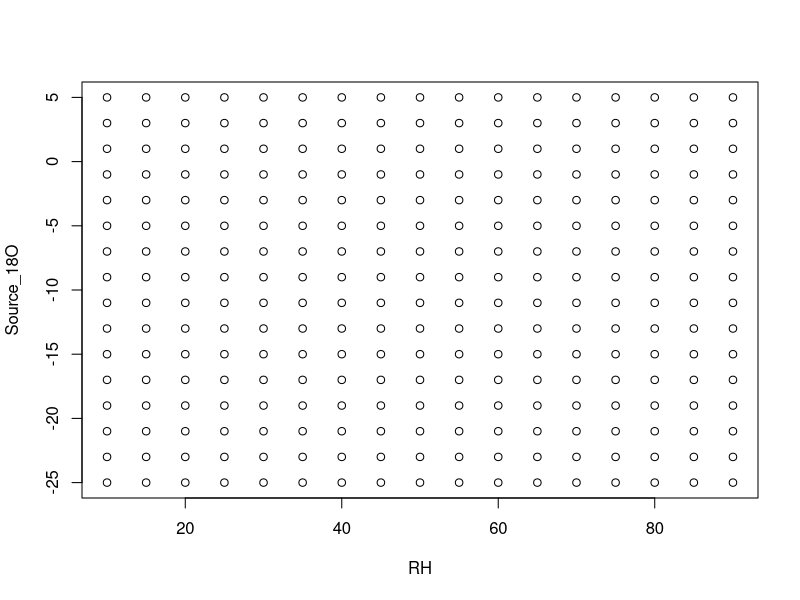

This figure's R source: (Note: this script raises an error after producing the figure.)
## ---- chunk 1

relH <- seq(10, 90, by=5) # this is the vector of 17 different Relative humidities
water <-seq( -25, 5,by = 2) # this is the vector with  16 source water isotopic values.

RH_SOURCE <- merge(relH, water) # here we merge the two variables to facilitate the calculations for each row of this object.

#Subset source  RH and source water 18O combinations:

RH <- RH_SOURCE[,1]
Source_18O <- RH_SOURCE[,2]
## ---- chunk 2
plot(RH, Source_18O)
## ---- chunk 3
# Constants
br <-1 # boundary layer conductance. (mol m-2 s-1), considered reasonable value between 0.02 to 3 in Roden paper boundary layer resistance.
ak <- 1.0285	#  Fractionation factor the liquid–vapor equilibrium fractionation factor and varies with temperature according to the equations of Majoube (1971).
akb <- 1.0189	#  Fractionation factor associated with diffusion in the boundary layer.
Stomatal_conductance <- 0.5 # stomatal conductance to water vapor.
# NOTE: stomatal conductance can be fixed or varies with respect to VPD.
press_bar <- 77 # barometric	pressure  (mmbar)  
Ta <- 25 # In this exercise, we are using a constant temperature, air temp. (°C) with the assumption that Tleaf= Tair
## ---- chunk 4
water_vapor <-Source_18O +(-1*(1.137*(1000000/((Ta+273.15)^2))-0.4156*((1000/(Ta+273.15))-2.0667))) 
## ---- chunk 5
# ei is the saturation vapor pressure (kPa) with air temp, in this case at 25
ei=(101325*exp((((-0.1299*(1-(373.16/(273.15 + Ta)))-0.6445)*
                   (1-(373.16/(273.15 + Ta)))-1.976)*(1-(373.16/(273.15 + Ta)))+13.3185)*(1-(373.16/(273.15 + Ta)))))/1000
## ---- chunk 6
# ea is the ambient vapor pressure (kPa)
ea =(RH/100)*es
## ---- chunk 7
plot(RH,ea, xlab = "RH (%)",ylab = "ea (kPa)" )
## ---- chunk 8
gs <- c(0.01,0.25, 0.5)

# The total conductance includes stomatal conductance to water vapor and boundary layer conductance:
g = 1/(1/gs + 1/br) # or 1/(rs+rb)

# E leaf transpiration (mol m-2 s-1) # Barbour 2004
# This list contains 3 different combinations of gs for many RH and Source water combination.
E <- list()
# This for loop will calculate the leaf transpiration E
for (sto in 1:3){E[[sto]]=((ei-ea)/press_bar)*g[sto] }
## ---- chunk 9
str(E) 
## ---- chunk 10
plot(RH,E[[1]],type="l", xlim = c(10,90), range(E), ylab="E (mol m-2 s-1)", xlab="RH (%)")
lines(RH,E[[2]], lwd=3)
lines(RH,E[[3]], lwd=6)
legend("topright", legend = c("gs=0.01","gs=0.25","gs=0.5" ), lwd = c(1,3,6))
## ---- chunk 11
# Convert  vapor pressures to mole fraction as follows:
wi=ei/press_bar 
wa= ea/press_bar 

# Calculate leaf surface water vapor (ws) mole fraction: 
# this list contains 3 different combinations of gs for many RH and Source waters.
ws <- list()
for(sto in 1:3){ws[[sto]] =((gs[[sto]]*wi)-E[[sto]]*(1-wi/2))/(gs[[sto]] - E[[sto]]/2)}

# Calculate vapor pressure at leaf surface (es)
es<- list()
for(sto in 1:3){es[[sto]]=ws[[sto]]*press_bar}

# Calculate the temperature dependent equilibrium fractionation factor alpha*
alpha_star =exp((1.137*1000/(273.15+temperature)^2)-(0.4156/(273.15+temperature))-0.0020667)

# Convert Source water 18O to R notation
Rsource= rsmow*(1+Source_18O/1000)

# Convert water vapor 18O to R notation
Ratm= rsmow*(1+water_vapor/1000)
## ---- chunk 12

Rleaf<- list()

for(sto in 1:3){
  Rleaf[[sto]] <- alpha_star*((ak*Rsource*((ei-es[[sto]])/ei))+
                              (akb*Rsource*((es[[sto]]-ea)/ei))+
                              (Ratm*(ea/ei)))
                              }
## ---- chunk 13

d18Oleaf <- list()

for(sto in 1:3){
  d18Oleaf[[sto]]=((Rleaf[[sto]]/rsmow)-1)*1000 
}
## ---- chunk 14

# Example: [1:13] is all RHs and  with source water of -25 permill

plot(RH[1:17],  d18Oleaf [[1]][1:17], type="l", ylim = c(-30,10))
lines(RH[1:17], d18Oleaf [[2]][1:17], lwd=3)
lines(RH[1:17], d18Oleaf [[3]][1:17], lwd=6)

legend("topright", legend = c("gs=0.01","gs=0.25","gs=0.5" ), lwd = c(1,3,6))
## ---- chunk 15
F_0 <- c(0.33,0.42,0.55) # variable percentage of Exchange during Cellulose Synthesis
epsilon_o <-  27 # Biological fractionation factor for oxygen in going from sugars to cellulose
# here a double loop

d18O_cellulose <- list()
for(sto in 1:3){
  d18Oc_F_0 <- list()
  for (pe in 1:3){ # variable percentage of Exchange during Cellulose Synthesis
    d18Oc_F_0[[pe]] <- F_0[[pe]]*(Source_18O + epsilon_o) + (1 - F_0[[pe]]) * (d18Oleaf[[sto]]+ epsilon_o) 
  }
  names(d18Oc_F_0) <- c("gs=0.01","gs=0.25","gs=0.5" )
d18O_cellulose[[sto]] <- d18Oc_F_0
}
names(d18O_cellulose) <- c("fo=0.33","fo=0.42","fo=0.55" )
## ---- chunk 16
str(d18O_cellulose)
## ---- chunk 17

## set the fraction of the vector we liket to plot  
source1 <- RH_SOURCE[,2]==-25 # in this case we select the  positions  that  have a sorce water of -25 
source2 <- RH_SOURCE[,2]==1# in this case we select the  positions  that  have a sorce water of 1 


plot(RH_SOURCE[,1][source2],d18O_cellulose[["fo=0.55"]][["gs=0.01"]][source2], xlim =range(RH_SOURCE[,1]), ylim =range(unlist(d18O_cellulose)),  pch=19, xlab = "RH", ylab = "d18O") 

  points(RH_SOURCE[,1][source2],d18O_cellulose[["fo=0.55"]][["gs=0.25"]][source2], pch=2)
  points(RH_SOURCE[,1][source2],d18O_cellulose[["fo=0.55"]][["gs=0.5"]][source2])
  
  
  points(RH_SOURCE[,1][source2],d18O_cellulose[["fo=0.33"]][["gs=0.01"]][source2],  pch=19, col="red" )
  points(RH_SOURCE[,1][source2],d18O_cellulose[["fo=0.33"]][["gs=0.25"]][source2], pch=2, col="red" )
  points(RH_SOURCE[,1][source2],d18O_cellulose[["fo=0.33"]][["gs=0.5"]][source2], col="red" )

  points(RH_SOURCE[,1][source2],d18O_cellulose[["fo=0.42"]][["gs=0.01"]][source2],  pch=19, col="blue" )
  points(RH_SOURCE[,1][source2],d18O_cellulose[["fo=0.42"]][["gs=0.25"]][source2], pch=2, col="blue" )
  points(RH_SOURCE[,1][source2],d18O_cellulose[["fo=0.42"]][["gs=0.5"]][source2], col="blue" )

  points(RH_SOURCE[,1][source1],d18O_cellulose[["fo=0.55"]][["gs=0.01"]][source1],  pch=19, col="red" )
  points(RH_SOURCE[,1][source1],d18O_cellulose[["fo=0.55"]][["gs=0.25"]][source1], pch=2)
  points(RH_SOURCE[,1][source1],d18O_cellulose[["fo=0.55"]][["gs=0.5"]][source1])
  
  points(RH_SOURCE[,1][source1],d18O_cellulose[["fo=0.33"]][["gs=0.01"]][source1],  pch=19, col="red" )
  points(RH_SOURCE[,1][source1],d18O_cellulose[["fo=0.33"]][["gs=0.25"]][source1], pch=2, col="red" )
  points(RH_SOURCE[,1][source1],d18O_cellulose[["fo=0.33"]][["gs=0.5"]][source1], col="red" )

  points(RH_SOURCE[,1][source1],d18O_cellulose[["fo=0.42"]][["gs=0.01"]][source1],  pch=19, col="blue" )
  points(RH_SOURCE[,1][source1],d18O_cellulose[["fo=0.42"]][["gs=0.25"]][source1], pch=2, col="blue" )
  points(RH_SOURCE[,1][source1],d18O_cellulose[["fo=0.42"]][["gs=0.5"]][source1], col="blue" )
  
  
## ---- chunk 18
RH1 <- RH_SOURCE[,1]== 10 # in this case we select the  positions  that  have a sorce water of -25 
RH2 <- RH_SOURCE[,1]==90# in this case we select the  positions  that  have a sorce water of 1 


plot(RH_SOURCE[,2][RH2],d18O_cellulose[["fo=0.55"]][["gs=0.01"]][RH2], xlim =range(RH_SOURCE[,2]), ylim =range(unlist(d18O_cellulose)),  pch=19, xlab = "Source water", ylab = "d18O") 
  points(RH_SOURCE[,2][RH2],d18O_cellulose[["fo=0.55"]][["gs=0.25"]][RH2], pch=2)
  points(RH_SOURCE[,2][RH2],d18O_cellulose[["fo=0.55"]][["gs=0.5"]][RH2])
  
  
  points(RH_SOURCE[,2][RH2],d18O_cellulose[["fo=0.33"]][["gs=0.01"]][RH2],  pch=19, col="red" )
  points(RH_SOURCE[,2][RH2],d18O_cellulose[["fo=0.33"]][["gs=0.25"]][RH2], pch=2, col="red" )
  points(RH_SOURCE[,2][RH2],d18O_cellulose[["fo=0.33"]][["gs=0.5"]][RH2], col="red" )

  points(RH_SOURCE[,2][RH2],d18O_cellulose[["fo=0.42"]][["gs=0.01"]][RH2],  pch=19, col="blue" )
  points(RH_SOURCE[,2][RH2],d18O_cellulose[["fo=0.42"]][["gs=0.25"]][RH2], pch=2, col="blue" )
  points(RH_SOURCE[,2][RH2],d18O_cellulose[["fo=0.42"]][["gs=0.5"]][RH2], col="blue" )
  

  points(RH_SOURCE[,2][RH1],d18O_cellulose[["fo=0.55"]][["gs=0.01"]][RH1],  pch=19, col="red" )
  points(RH_SOURCE[,2][RH1],d18O_cellulose[["fo=0.55"]][["gs=0.25"]][RH1], pch=2)
  points(RH_SOURCE[,2][RH1],d18O_cellulose[["fo=0.55"]][["gs=0.5"]][RH1])
  
  
  points(RH_SOURCE[,2][RH1],d18O_cellulose[["fo=0.33"]][["gs=0.01"]][RH1],  pch=19, col="red" )
  points(RH_SOURCE[,2][RH1],d18O_cellulose[["fo=0.33"]][["gs=0.25"]][RH1], pch=2, col="red" )
  points(RH_SOURCE[,2][RH1],d18O_cellulose[["fo=0.33"]][["gs=0.5"]][RH1], col="red" )

  points(RH_SOURCE[,2][RH1],d18O_cellulose[["fo=0.42"]][["gs=0.01"]][RH1],  pch=19, col="blue" )
  points(RH_SOURCE[,2][RH1],d18O_cellulose[["fo=0.42"]][["gs=0.25"]][RH1], pch=2, col="blue" )
  points(RH_SOURCE[,2][RH1],d18O_cellulose[["fo=0.42"]][["gs=0.5"]][RH1], col="blue" )
  
  
## ---- chunk 19
#generation of the 9 matrices with 17 different Realtive by 16 different waters

d18O__fo0.55_gs0.01 <- matrix (d18O_cellulose[["fo=0.55"]][["gs=0.01"]], nrow = 17, ncol = 16, byrow = F, dimnames = list(as.character(relH),as.character(water)))
d18O__fo0.55_gs0.25 <- matrix (d18O_cellulose[["fo=0.55"]][["gs=0.25"]], nrow = 17, ncol = 16, byrow = F, dimnames = list(as.character(relH),as.character(water)))
d18O__fo0.55_gs0.5 <- matrix (d18O_cellulose[["fo=0.55"]][["gs=0.5"]], nrow = 17, ncol = 16, byrow = F, dimnames = list(as.character(relH),as.character(water)))

d18O__fo0.33_gs0.01 <- matrix (d18O_cellulose[["fo=0.33"]][["gs=0.01"]], nrow = 17, ncol = 16, byrow = F, dimnames = list(as.character(relH),as.character(water)))
d18O__fo0.33_gs0.25 <- matrix (d18O_cellulose[["fo=0.33"]][["gs=0.25"]], nrow = 17, ncol = 16, byrow = F, dimnames = list(as.character(relH),as.character(water)))
d18O__fo0.33_gs0.5 <- matrix (d18O_cellulose[["fo=0.33"]][["gs=0.5"]], nrow = 17, ncol = 16, byrow = F, dimnames = list(as.character(relH),as.character(water)))

d18O__fo0.42_gs0.01 <-matrix ( d18O_cellulose[["fo=0.42"]][["gs=0.01"]], nrow = 17, ncol = 16, byrow = F, dimnames = list(as.character(relH),as.character(water)))
d18O__fo0.42_gs0.25 <- matrix (d18O_cellulose[["fo=0.42"]][["gs=0.25"]], nrow = 17, ncol = 16, byrow = F, dimnames = list(as.character(relH),as.character(water)))
d18O__fo0.42_gs0.5 <- matrix (d18O_cellulose[["fo=0.42"]][["gs=0.5"]], nrow = 17, ncol = 16, byrow = F, dimnames = list(as.character(relH),as.character(water)))

COLIS <- colorRampPalette(colors = c("red", "blue", "black"))


## ---- chunk 20

col_panel <- COLIS(10)
range_limits <- range(unlist(d18O_cellulose))

layout(mat = matrix(1:9,nrow = 3, ncol = 3, byrow = T), widths = 1, heights = 1, respect = T)
par(mar=c(4,4,0.1,0.1))

image(x = water, y = relH, z = t(d18O__fo0.33_gs0.01),col = col_panel, zlim = range_limits)
image(x = water, y = relH, z = t(d18O__fo0.33_gs0.25),col = col_panel, zlim = range_limits)
image(x = water, y = relH, z = t(d18O__fo0.33_gs0.5),col = col_panel, zlim = range_limits)
image(x = water, y = relH, z = t(d18O__fo0.42_gs0.01),col = col_panel, zlim = range_limits)
image(x = water, y = relH, z = t(d18O__fo0.42_gs0.25),col = col_panel, zlim = range_limits)
image(x = water, y = relH, z = t(d18O__fo0.42_gs0.5),col = col_panel, zlim = range_limits)
image(x = water, y = relH, z = t(d18O__fo0.55_gs0.01),col = col_panel, zlim = range_limits)
image(x = water, y = relH, z = t(d18O__fo0.55_gs0.25),col = col_panel, zlim = range_limits)
image(x = water, y = relH, z = t(d18O__fo0.55_gs0.5),col = col_panel, zlim = range_limits)
## ---- chunk 21
# hint. Imagine a  box that covers the rage given. Then you can precisely estimate the potential rage in d18O by using the slopes between the variables and d18O in cellulose and calculate the range of variation between the given range of environmental conditions.


## ---- chunk 22
